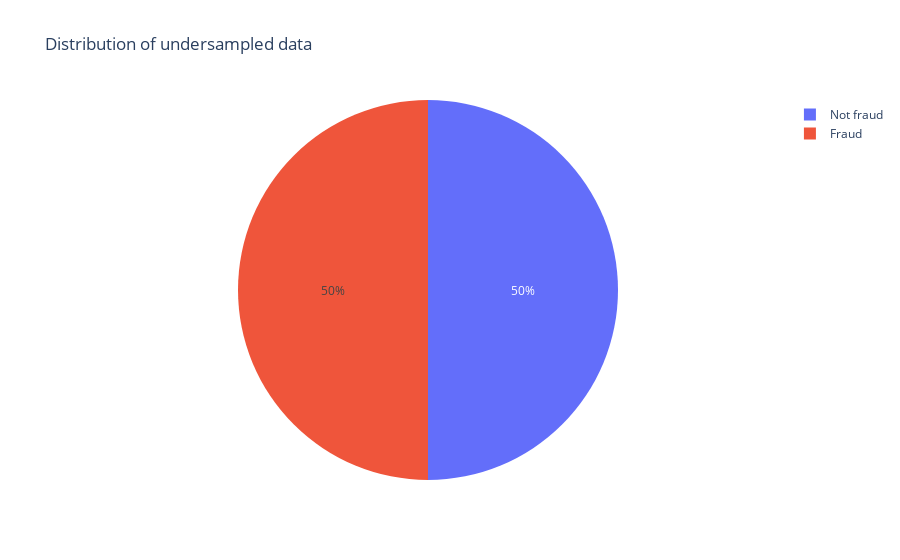

Write notebook code for a chart like this one.
### Code cell
newdf = df.sort_values(by='Class', ascending=False)[:492 * 2]
fig = px.pie(newdf, values=newdf.Class.value_counts(), names=["Not fraud", "Fraud"], title="Distribution of undersampled data")
fig.show()

### Figure 1 — Plotly figure (JSON) as saved in the notebook; plotly's stock layout.template omitted (floating-point values rounded to 4 significant figures)
{"data": [{"domain": {"x": [0, 1], "y": [0, 1]}, "hovertemplate": "label=%{label}<br>value=%{value}<extra></extra>", "labels": ["Not fraud", "Fraud"], "legendgroup": "", "name": "", "showlegend": true, "type": "pie", "values": [492, 492]}], "layout": {"legend": {"tracegroupgap": 0}, "title": {"text": "Distribution of undersampled data"}}}
